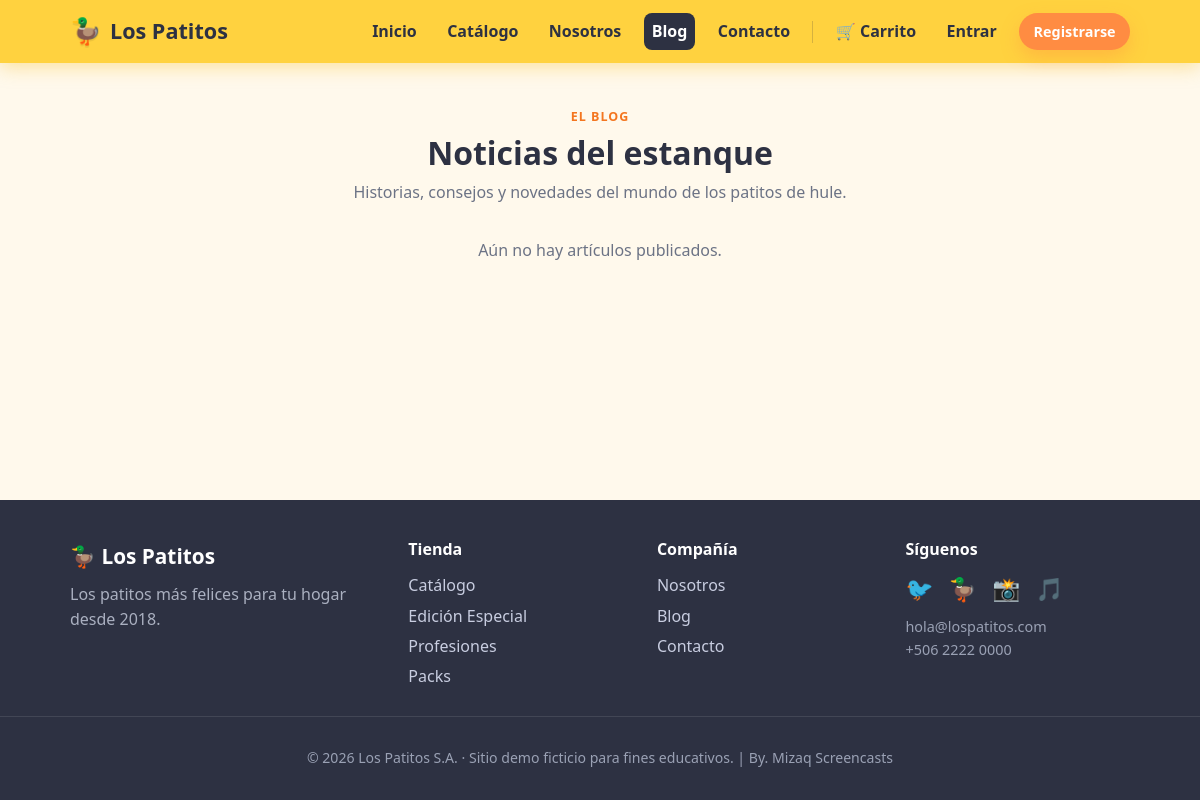
The page /blog.php on the database as committed earlier.
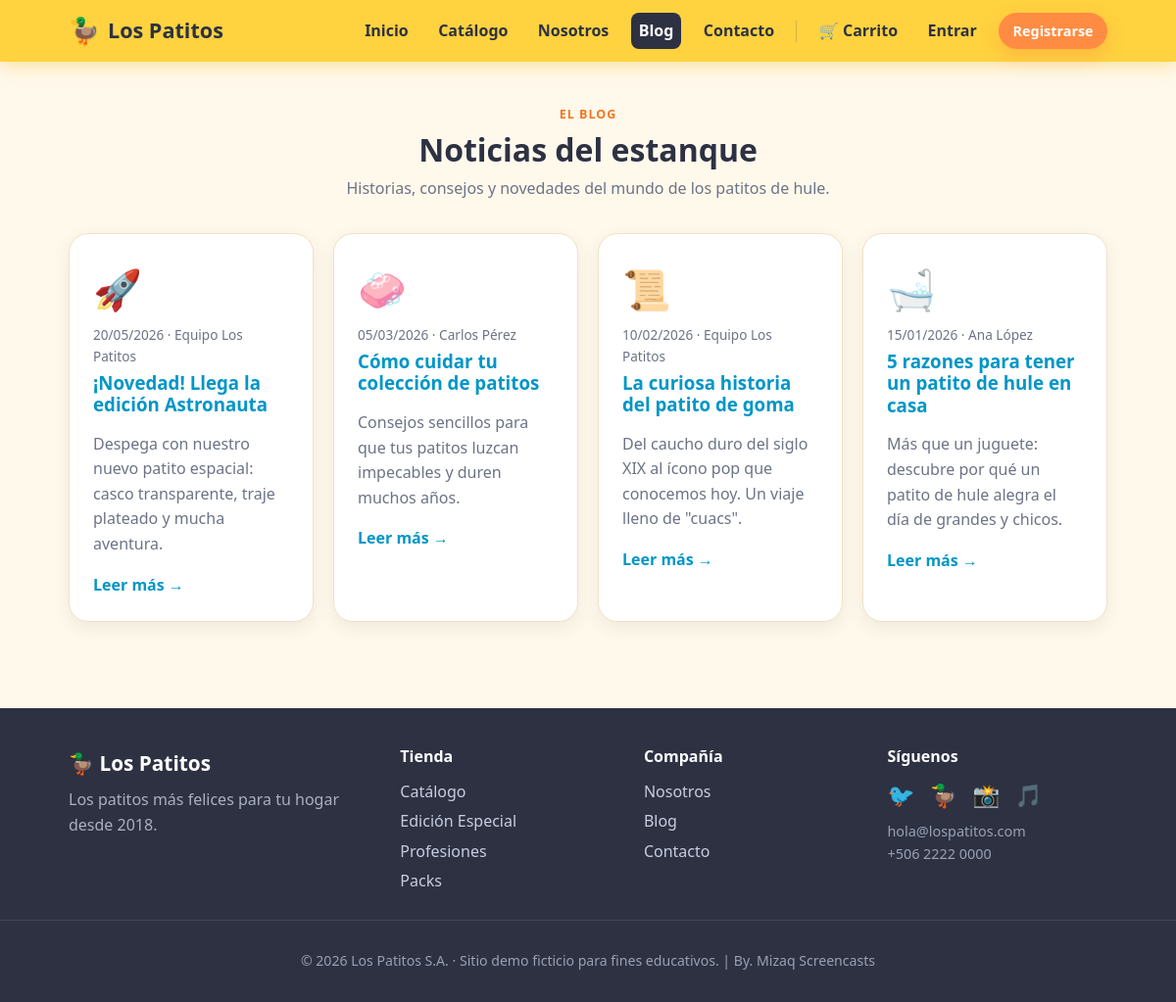
The same page on the database as committed later.
### tables this page shows
CREATE TABLE IF NOT EXISTS articulos (
    id BIGINT UNSIGNED AUTO_INCREMENT PRIMARY KEY,
    titulo VARCHAR(180) NOT NULL,
    slug VARCHAR(180) NOT NULL,
    resumen VARCHAR(300) NULL,
    contenido TEXT NULL,
    autor VARCHAR(120) NOT NULL DEFAULT 'Equipo Los Patitos',
    emoji VARCHAR(16) NOT NULL DEFAULT '📰',
    fecha_publicacion DATE NOT NULL,
    UNIQUE KEY uk_articulos_slug (slug)
);

### includes/helpers.php (called while the page is built, shortened)
<?php
function e(?string $value): string
{
    return htmlspecialchars((string) $value, ENT_QUOTES, 'UTF-8');
}

### includes/auth.php (called while the page is built, shortened)
<?php
require_once __DIR__ . '/../config.php';
require_once __DIR__ . '/helpers.php';
function is_authenticated(): bool
{
    return !empty($_SESSION['user_id']);
}
function current_user(): ?array
{
    if (!is_authenticated()) {
        return null;
    }
    $user = find_user_by_id((int) $_SESSION['user_id']);
    return $user;
}

### config.php (called while the page is built, shortened)
<?php
function db(): PDO
{
    $dsn = sprintf(
        'mysql:host=%s;port=%s;dbname=%s;charset=utf8mb4',
        DB_HOST,
        DB_PORT,
        DB_NAME
    );
    $options = [
        PDO::ATTR_ERRMODE => PDO::ERRMODE_EXCEPTION,
        PDO::ATTR_DEFAULT_FETCH_MODE => PDO::FETCH_ASSOC,
        PDO::ATTR_EMULATE_PREPARES => false,
    ];
    $pdo = new PDO($dsn, DB_USER, DB_PASS, $options);
    return $pdo;
}

### includes/blog.php (called while the page is built, shortened)
<?php
require_once __DIR__ . '/../config.php';
function get_articulos(): array
{
    return db()->query(
        'SELECT id, titulo, slug, resumen, autor, emoji, fecha_publicacion
         FROM articulos
         ORDER BY fecha_publicacion DESC'
    )->fetchAll();
}

### blog.php (the view, shortened to what the changed rows need)
<?php
require_once __DIR__ . '/config.php';
require_once __DIR__ . '/includes/layout.php';
require_once __DIR__ . '/includes/blog.php';
$articulos = get_articulos();
render_header('Blog', 'blog');
?>
<section class="section">
    <div class="container">
        <div class="section__head">
            <span class="eyebrow">El blog</span>
            <h2>Noticias del estanque</h2>
            <p>Historias, consejos y novedades del mundo de los patitos de hule.</p>
        </div>
        <?php if ($articulos === []): ?>
            <p class="text-center muted">Aún no hay artículos publicados.</p>
        <?php else: ?>
            <div class="grid grid--3">
                <?php foreach ($articulos as $a): ?>
                    <article class="card">
                        <div style="font-size:2.5rem;"><?= e($a['emoji']) ?></div>
                        <p class="muted" style="font-size:0.85rem;margin:0.3rem 0;">
                            <?= e(date('d/m/Y', strtotime((string) $a['fecha_publicacion']))) ?> · <?= e($a['autor']) ?>
                        </p>
                        <h3 style="margin:0.2rem 0;"><a href="articulo.php?slug=<?= e($a['slug']) ?>"><?= e($a['titulo']) ?></a></h3>
                        <p class="muted"><?= e($a['resumen']) ?></p>
                        <a href="articulo.php?slug=<?= e($a['slug']) ?>">Leer más →</a>
                    </article>
                <?php endforeach; ?>
            </div>
        <?php endif; ?>
    </div>
</section>
<?php
render_footer();

### includes/layout.php (shortened to what the changed rows need)
<?php
require_once __DIR__ . '/helpers.php';
require_once __DIR__ . '/auth.php';
function nav_links(): array
{
    return [
        'inicio'    => ['Inicio', 'index.php'],
        'productos' => ['Catálogo', 'productos.php'],
        'nosotros'  => ['Nosotros', 'nosotros.php'],
        'blog'      => ['Blog', 'blog.php'],
        'contacto'  => ['Contacto', 'contacto.php'],
    ];
}
function render_header(string $title, string $active = ''): void
{
    $user = current_user();
    $cartCount = cart_count();
    ?>
<!DOCTYPE html>
<html lang="es">
<head>
    <link rel="stylesheet" href="assets/css/styles.css">
</head>
<body>
    <header class="navbar">
        <div class="navbar__inner">
            <nav class="navbar__nav">
                <?php foreach (nav_links() as $key => [$label, $href]): ?>
                    <a
                        class="navbar__link<?= $active === $key ? ' is-active' : '' ?>"
                        href="<?= e($href) ?>"
                    ><?= e($label) ?></a>
                <?php endforeach; ?>
                <?php if ($user): ?>
                    <a class="navbar__link<?= $active === 'carrito' ? ' is-active' : '' ?>" href="carrito.php">
                        🛒 Carrito<?php if ($cartCount > 0): ?> <span class="navbar__badge"><?= (int) $cartCount ?></span><?php endif; ?>
                    </a>
                    <a class="navbar__link<?= $active === 'cuenta' ? ' is-active' : '' ?>" href="dashboard.php">Mi cuenta</a>
                    <form method="post" action="logout.php" class="navbar__logout">
                        <?= csrf_input() ?>
                        <button type="submit" class="button button--ghost button--sm">Salir</button>
                    </form>
                <?php else: ?>
                    <a class="navbar__link<?= $active === 'carrito' ? ' is-active' : '' ?>" href="carrito.php">
                        🛒 Carrito<?php if ($cartCount > 0): ?> <span class="navbar__badge"><?= (int) $cartCount ?></span><?php endif; ?>
                    </a>
                    <a class="navbar__link" href="login.php">Entrar</a>
                    <a class="button button--primary button--sm" href="registro.php">Registrarse</a>
                <?php endif; ?>
            </nav>
        </div>
    </header>
    <main class="site-main">
<?php
}
function render_footer(): void
{
    ?>
    </main>
</body>
</html>
<?php
}

Rows that differ between the two databases and show on the page:
added articulos: emoji "🚀", fecha_publicacion "20/05/2026", autor "Equipo Los Patitos", titulo "¡Novedad! Llega la edición Astronauta", resumen "Despega con nuestro nuevo patito espacial: casco transparente, traje plateado y mucha aventura."
added articulos: emoji "🧼", fecha_publicacion "05/03/2026", autor "Carlos Pérez", titulo "Cómo cuidar tu colección de patitos", resumen "Consejos sencillos para que tus patitos luzcan impecables y duren muchos años."
added articulos: emoji "📜", fecha_publicacion "10/02/2026", autor "Equipo Los Patitos", titulo "La curiosa historia del patito de goma", resumen "Del caucho duro del siglo XIX al ícono pop que conocemos hoy. Un viaje lleno de \"cuacs\"."
added articulos: emoji "🛁", fecha_publicacion "15/01/2026", autor "Ana López", titulo "5 razones para tener un patito de hule en casa", resumen "Más que un juguete: descubre por qué un patito de hule alegra el día de grandes y chicos."
Other text that changed with them:
text no longer shown: "Aún no hay artículos publicados."
